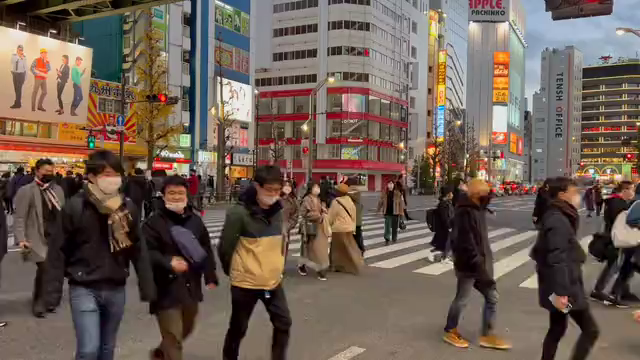
#> input picture frame 0 of test_video/example-1.mp4, 640 x 360 px
$ jupyter execute 05b-chop-videos.ipynb
#> lines starting #> are read from the running program, lines starting #| are printed output that depends on the picture
[cell 1]
import cv2
import os

[cell 2]
def chop_video_into_images(video_path, output_folder, frame_interval=1):
    # Open the video file
#> called with video_path = './test_video/example-1.mp4', output_folder = './test_video/chopped_output_images', frame_interval = 1
    cap = cv2.VideoCapture(video_path)

    # Create the output folder if it doesn't exist
    os.makedirs(output_folder, exist_ok=True)

    # Get video information
    frame_count = int(cap.get(cv2.CAP_PROP_FRAME_COUNT))
    fps = int(cap.get(cv2.CAP_PROP_FPS))

    # Loop through each frame and save images
    for frame_number in range(0, frame_count, frame_interval):
        # Set the frame position
        cap.set(cv2.CAP_PROP_POS_FRAMES, frame_number)

        # Read the frame
        ret, frame = cap.read()

        if not ret:
            break  # Break if there are no more frames

        # Save the frame as an image
        image_path = os.path.join(output_folder, f"frame_{frame_number}.png")
        cv2.imwrite(image_path, frame)

        print(f"Saved frame {frame_number}/{frame_count}")
#> this loop made 31 passes
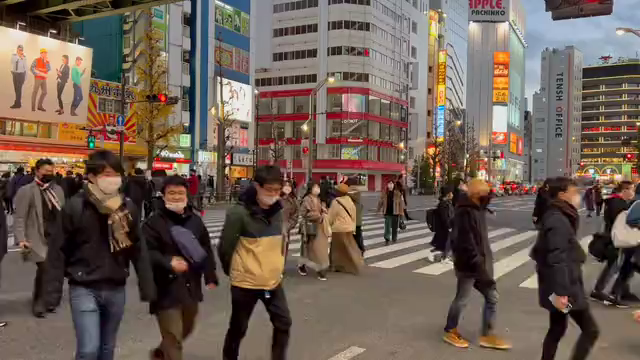
#> input picture frame 0 of test_video/example-1.mp4, 640 x 360 px
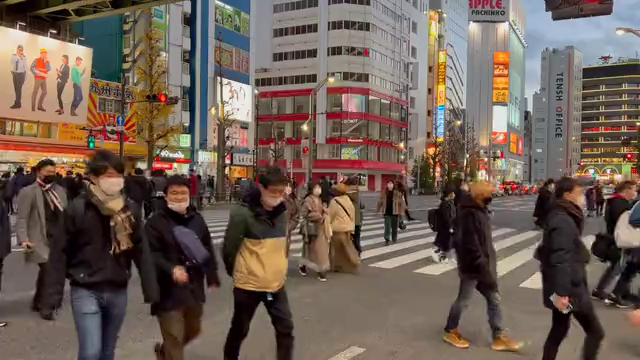
#> input picture frame 1 of test_video/example-1.mp4, 640 x 360 px
#> pass 3, in chop_video_into_images, `ret, frame = cap.read()`:
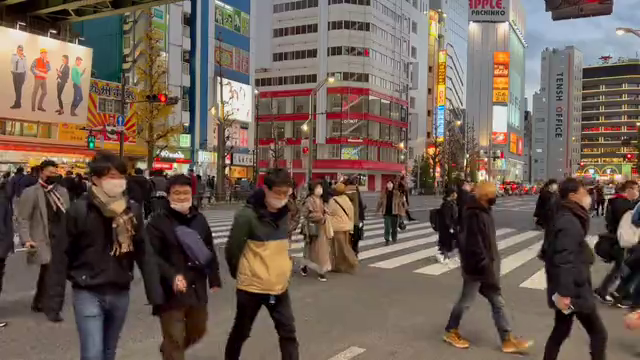
#> frame: shape (360, 640, 3); mean B, G, R 84.2, 94.4, 110.4

    # Release the video capture object
    cap.release()

$ run again, starting later in the video
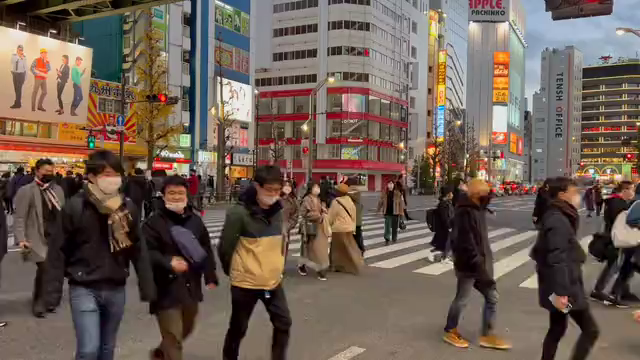
#> input picture frame 0 of test_video/example-1.mp4, 640 x 360 px
#> the loop in chop_video_into_images, `for frame_number in range(0, frame_count, frame_interval):` made 31 passes
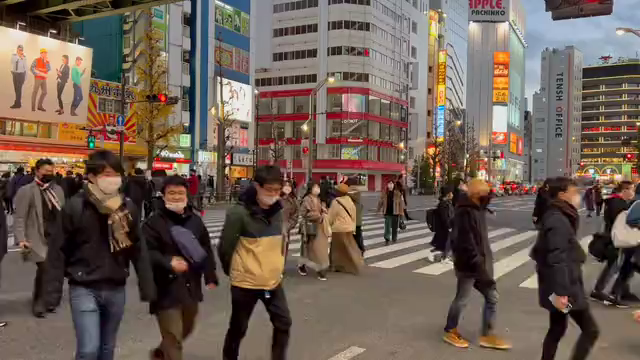
#> input picture frame 0 of test_video/example-1.mp4, 640 x 360 px
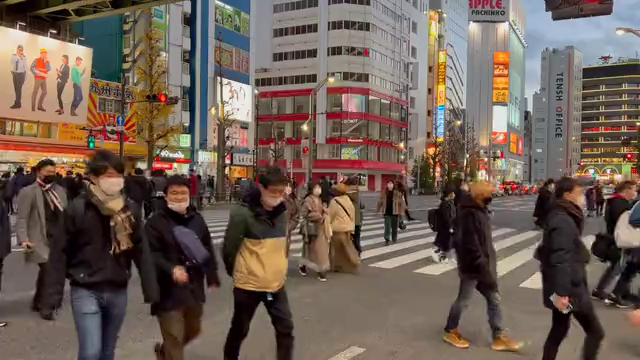
#> input picture frame 1 of test_video/example-1.mp4, 640 x 360 px

$ run again, starting later in the video
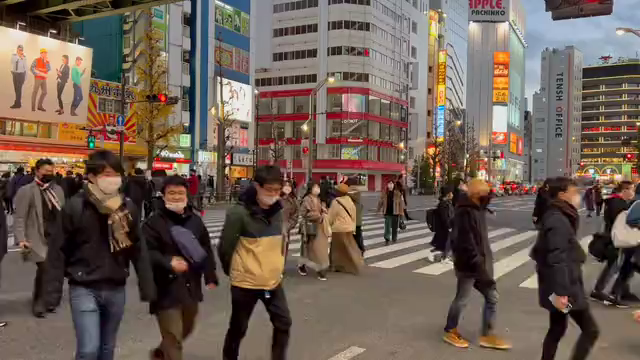
#> input picture frame 0 of test_video/example-1.mp4, 640 x 360 px
#> the loop in chop_video_into_images, `for frame_number in range(0, frame_count, frame_interval):` made 31 passes
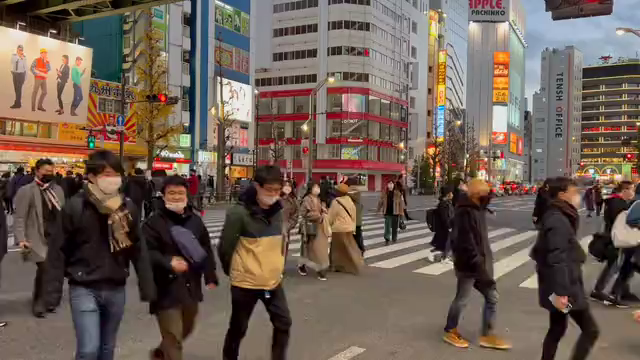
#> input picture frame 0 of test_video/example-1.mp4, 640 x 360 px
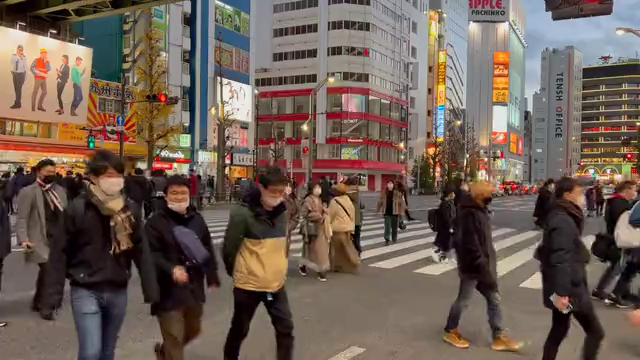
#> input picture frame 1 of test_video/example-1.mp4, 640 x 360 px
